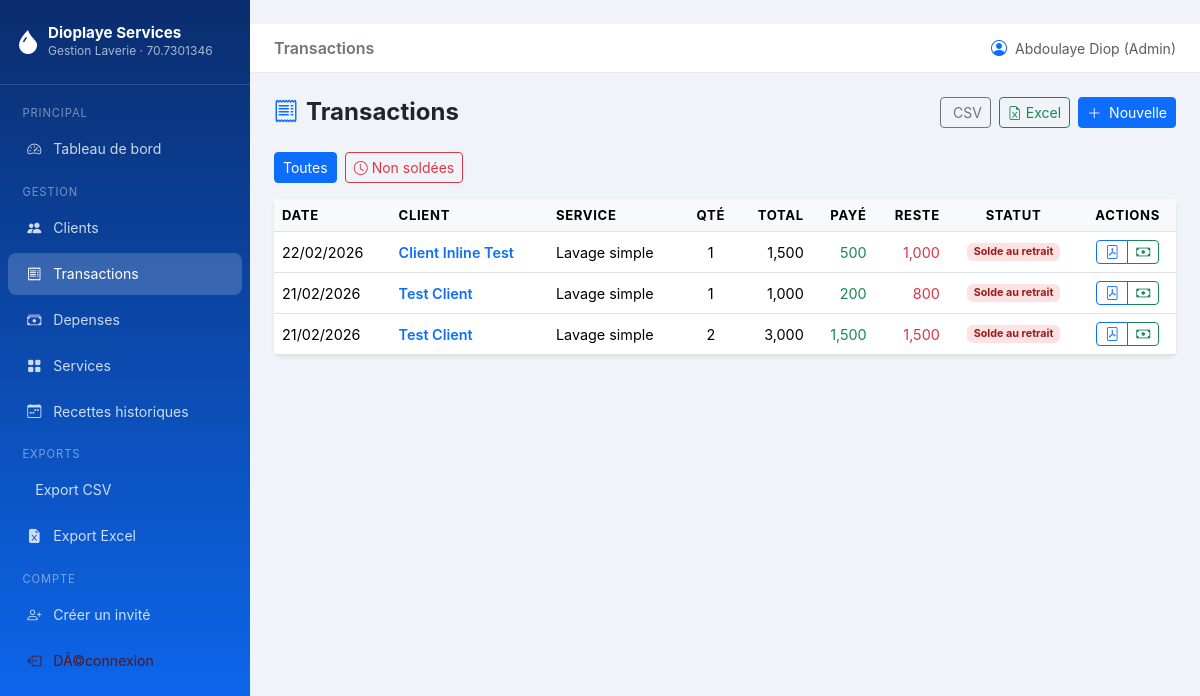
Page /transactions/ (signed in) on the committed database.
### models.py (models this page shows, shortened)
class User(UserMixin, db.Model):
    __tablename__ = "users"
    id = db.Column(db.Integer, primary_key=True)
    username = db.Column(db.String(64), unique=True, nullable=False)
    email = db.Column(db.String(120), unique=True, nullable=False)
    password_hash = db.Column(db.String(256), nullable=False)
    role = db.Column(db.String(20), nullable=False, default="invite")
    is_active = db.Column(db.Boolean, default=True)
    created_at = db.Column(db.DateTime, default=datetime.utcnow)
    @property
    def is_admin(self) -> bool:
        return (self.role or "").lower() == "admin"

class Transaction(db.Model):
    __tablename__ = "transactions"
    TYPE_CHOICES = ["recette"]
    id = db.Column(db.Integer, primary_key=True)
    client_id = db.Column(db.Integer, db.ForeignKey("clients.id"), nullable=False)
    service_id = db.Column(db.Integer, db.ForeignKey("services.id"), nullable=False)
    quantite = db.Column(db.Float, nullable=False, default=1.0)
    total = db.Column(db.Float, nullable=False)
    montant_paye = db.Column(db.Float, default=0.0)
    type_transaction = db.Column(db.String(20), default="recette")
    date_transaction = db.Column(db.Date, default=date.today)
    notes = db.Column(db.String(300), nullable=True)
    created_at = db.Column(db.DateTime, default=datetime.utcnow)
    client = db.relationship("Client", back_populates="transactions")
    service = db.relationship("Service", back_populates="transactions")
    paiements = db.relationship(
        "Paiement",
        back_populates="transaction",
        lazy="dynamic",
        cascade="all, delete-orphan",
    )
    @property
    def total_paye(self) -> float:
        if not self.id:
            return float(self.montant_paye or 0)
        result = db.session.query(
            db.func.coalesce(db.func.sum(Paiement.montant), 0)
        ).filter(
            Paiement.transaction_id == self.id
        ).scalar()
        return float(result or 0)
    @property
    def solde_restant(self) -> float:
        return max(0.0, float(self.total or 0) - self.total_paye)
    @property
    def est_solde(self) -> bool:
        return self.solde_restant <= 0

class Client(db.Model):
    __tablename__ = "clients"
    id = db.Column(db.Integer, primary_key=True)
    nom = db.Column(db.String(100), nullable=False)
    telephone = db.Column(db.String(20), nullable=True)
    adresse = db.Column(db.String(200), nullable=True)
    remarque = db.Column(db.String(300), nullable=True)
    created_at = db.Column(db.DateTime, default=datetime.utcnow)
    transactions = db.relationship(
        "Transaction",
        back_populates="client",
        lazy="dynamic",
        cascade="all, delete-orphan",
    )

class Service(db.Model):
    __tablename__ = "services"
    id = db.Column(db.Integer, primary_key=True)
    nom = db.Column(db.String(100), nullable=False, unique=True)
    prix_unitaire = db.Column(db.Float, nullable=False)
    description = db.Column(db.String(255), nullable=True)
    actif = db.Column(db.Boolean, default=True)
    created_at = db.Column(db.DateTime, default=datetime.utcnow)
    transactions = db.relationship("Transaction", back_populates="service", lazy="dynamic")

### routes/transactions.py (the view)
@transactions_bp.route("/")
@login_required
def index():
    page = request.args.get("page", 1, type=int)
    filtre = request.args.get("filtre", "tous")
    query = Transaction.query.order_by(Transaction.date_transaction.desc())
    if filtre == "non_soldes":
        query = query.filter(Transaction.montant_paye < Transaction.total)
    pagination = query.paginate(page=page, per_page=Config.ITEMS_PER_PAGE, error_out=False)
    return render_template(
        "transactions/index.html",
        transactions=pagination.items,
        pagination=pagination,
        filtre=filtre,
    )

### templates/transactions/index.html (shortened to what this page needs)
﻿{% extends "base.html" %}
{% block page_title %}Transactions{% endblock %}
{% block content %}
<div class="d-flex justify-content-between align-items-center mb-4">
  <h4 class="fw-bold mb-0"><i class="bi bi-receipt text-primary me-2"></i>Transactions</h4>
  <div class="d-flex gap-2">
    <a href="{{ url_for('exports.transactions_csv') }}" class="btn btn-outline-secondary btn-sm">
      CSV
    </a>
    <a href="{{ url_for('exports.transactions_excel') }}" class="btn btn-outline-success btn-sm">
      <i class="bi bi-file-earmark-excel me-1"></i>Excel
    </a>
    <a href="{{ url_for('transactions.create') }}" class="btn btn-primary btn-sm">
      <i class="bi bi-plus-lg me-1"></i> Nouvelle
    </a>
  </div>
</div>
<div class="mb-3 d-flex gap-2">
  <a href="{{ url_for('transactions.index', filtre='tous') }}"
     class="btn btn-sm {% if filtre == 'tous' %}btn-primary{% else %}btn-outline-primary{% endif %}">
    Toutes
  </a>
  <a href="{{ url_for('transactions.index', filtre='non_soldes') }}"
     class="btn btn-sm {% if filtre == 'non_soldes' %}btn-danger{% else %}btn-outline-danger{% endif %}">
    <i class="bi bi-clock me-1"></i>Non soldées
  </a>
</div>
<div class="card border-0 shadow-sm">
  <div class="card-body p-0">
    <div class="table-responsive">
      <table class="table table-hover mb-0">
        <thead>
          <tr>
            <th>Date</th>
            <th>Client</th>
            <th>Service</th>
            <th class="text-center">Qté</th>
            <th class="text-end">Total</th>
            <th class="text-end">Payé</th>
            <th class="text-end">Reste</th>
            <th class="text-center">Statut</th>
            <th class="text-center">Actions</th>
          </tr>
        </thead>
        <tbody>
          {% for tx in transactions %}
          <tr>
            <td>{{ tx.date_transaction.strftime("%d/%m/%Y") }}</td>
            <td>
              <a href="{{ url_for('clients.detail', client_id=tx.client_id) }}"
                 class="text-decoration-none fw-semibold">{{ tx.client.nom }}</a>
            </td>
            <td>{{ tx.service.nom }}</td>
            <td class="text-center">{{ "{:g}".format(tx.quantite) }}</td>
            <td class="text-end">{{ "{:,.0f}".format(tx.total) }}</td>
            <td class="text-end text-success">{{ "{:,.0f}".format(tx.total_paye) }}</td>
            <td class="text-end {% if tx.solde_restant > 0 %}text-danger{% endif %}">
              {{ "{:,.0f}".format(tx.solde_restant) }}
            </td>
            <td class="text-center">
              {% if tx.est_solde %}
              <span class="badge badge-solde">Soldé</span>
              {% elif tx.total_paye <= 0 %}
              <span class="badge badge-du">Paiement au retrait</span>
              {% else %}
              <span class="badge badge-du">Solde au retrait</span>
              {% endif %}
            </td>
            <td class="text-center">
              <div class="btn-group btn-group-sm">
                <a href="{{ url_for('exports.recu_pdf', tx_id=tx.id) }}"
                   class="btn btn-outline-primary" title="PDF" target="_blank">
                  <i class="bi bi-file-pdf"></i>
                </a>
                {% if not tx.est_solde %}
                <a href="{{ url_for('transactions.paiement', tx_id=tx.id) }}"
                   class="btn btn-outline-success" title="Encaisser / Retrait">
                  <i class="bi bi-cash"></i>
                </a>
                {% endif %}
              </div>
            </td>
          </tr>
          {% else %}
          <tr>
            <td colspan="9" class="text-center text-muted py-4">
              <i class="bi bi-receipt fs-2 d-block mb-2"></i>Aucune transaction
            </td>
          </tr>
          {% endfor %}
        </tbody>
      </table>
    </div>
  </div>
</div>
{% endblock %}

### templates/base.html (shortened to what this page needs)
﻿<!DOCTYPE html>
<html lang="fr">
<head>
  <link rel="stylesheet" href="https://cdn.jsdelivr.net/npm/bootstrap@5.3.3/dist/css/bootstrap.min.css">
  <link rel="stylesheet" href="https://cdn.jsdelivr.net/npm/bootstrap-icons@1.11.3/font/bootstrap-icons.css">
</head>
<body>
{% if current_user.is_authenticated %}
<nav id="sidebar">
  <div class="brand">
    <div class="d-flex align-items-center gap-2">
      <i class="bi bi-droplet-fill fs-4 text-white"></i>
      <div>
        <h5>{{ config.get('LAVERIE_NOM', 'Dioplaye Services') }}</h5>
        <small>Gestion Laverie · {{ config.get('LAVERIE_TELEPHONE', '-') }}</small>
      </div>
    </div>
  </div>
  <ul class="nav flex-column mt-2">
    <li class="nav-section">Principal</li>
    <li class="nav-item">
      <a class="nav-link {% if request.endpoint == 'dashboard.index' %}active{% endif %}"
         href="{{ url_for('dashboard.index') }}">
        <i class="bi bi-speedometer2"></i> Tableau de bord
      </a>
    </li>
    <li class="nav-section">Gestion</li>
    <li class="nav-item">
      <a class="nav-link {% if request.blueprint == 'clients' %}active{% endif %}"
         href="{{ url_for('clients.index') }}">
        <i class="bi bi-people-fill"></i> Clients
      </a>
    </li>
    <li class="nav-item">
      <a class="nav-link {% if request.blueprint == 'transactions' %}active{% endif %}"
         href="{{ url_for('transactions.index') }}">
        <i class="bi bi-receipt"></i> Transactions
      </a>
    </li>
    <li class="nav-item">
      <a class="nav-link {% if request.blueprint == 'depenses' %}active{% endif %}"
         href="{{ url_for('depenses.index') }}">
        <i class="bi bi-cash-stack"></i> Depenses
      </a>
    </li>
    <li class="nav-item">
      <a class="nav-link {% if request.blueprint == 'services' %}active{% endif %}"
         href="{{ url_for('services.index') }}">
        <i class="bi bi-grid-fill"></i> Services
      </a>
    </li>
    {% if current_user.is_admin %}
    <li class="nav-item">
      <a class="nav-link {% if request.blueprint == 'recettes_historiques' %}active{% endif %}"
         href="{{ url_for('recettes_historiques.index') }}">
        <i class="bi bi-calendar-week"></i> Recettes historiques
      </a>
    </li>
    {% endif %}
    <li class="nav-section">Exports</li>
    <li class="nav-item">
      <a class="nav-link" href="{{ url_for('exports.transactions_csv') }}">
         Export CSV
      </a>
    </li>
    <li class="nav-item">
      <a class="nav-link" href="{{ url_for('exports.transactions_excel') }}">
        <i class="bi bi-file-earmark-excel-fill"></i> Export Excel
      </a>
    </li>
    <li class="nav-section mt-auto">Compte</li>
    {% if current_user.is_admin %}
    <li class="nav-item">
      <a class="nav-link" href="{{ url_for('auth.create_invite') }}">
        <i class="bi bi-person-plus"></i> Créer un invité
      </a>
    </li>
    {% endif %}
    <li class="nav-item">
      <a class="nav-link text-danger-emphasis" href="{{ url_for('auth.logout') }}">
        <i class="bi bi-box-arrow-left"></i> DÃ©connexion
      </a>
    </li>
  </ul>
</nav>
{% endif %}
<div id="main-content">
  {% if current_user.is_authenticated %}
  <div class="topbar d-flex align-items-center justify-content-between">
    <div class="d-flex align-items-center gap-3">
      <span class="fw-semibold text-secondary">{% block page_title %}{% endblock %}</span>
    </div>
    <div class="d-flex align-items-center gap-2">
      <i class="bi bi-person-circle text-primary"></i>
      <small class="text-muted">
        {{ current_user.username }}{% if current_user.is_admin %} (Admin){% else %} (Invité){% endif %}
      </small>
    </div>
  </div>
  {% endif %}
  <div class="page-content">
    {% block content %}{% endblock %}
  </div>
</div>
</body>
</html>

### templates/base.html (style rules this page uses)
:root { --sidebar-width: 250px; --primary: #0d6efd; --success: #198754; }
body { background: #f0f4f8; font-family: 'Inter', sans-serif; }
#sidebar { width: var(--sidebar-width); min-height: 100vh; background: linear-gradient(180deg, #0a2d6e 0%, #0d6efd 100%); position: fixed; top: 0; left: 0; z-index: 100; transition: transform 0.3s ease; }
#sidebar .brand { padding: 1.5rem 1rem; border-bottom: 1px solid rgba(255,255,255,.15); }
#sidebar .brand h5 { color: #fff; font-weight: 700; margin: 0; font-size: .95rem; }
#sidebar .brand small { color: rgba(255,255,255,.65); font-size: .75rem; }
#sidebar .nav-link { color: rgba(255,255,255,.8); padding: .65rem 1.2rem; border-radius: 8px; margin: 2px 8px; transition: all .2s; font-size: .88rem; }
#sidebar .nav-link:hover, #sidebar .nav-link.active { background: rgba(255,255,255,.18); color: #fff; }
#sidebar .nav-link i { width: 20px; text-align: center; margin-right: 8px; }
#sidebar .nav-section { font-size: .7rem; text-transform: uppercase; letter-spacing: .08em; color: rgba(255,255,255,.45); padding: .75rem 1.4rem .25rem; }
#main-content { margin-left: var(--sidebar-width); min-height: 100vh; }
.topbar { background: #fff; border-bottom: 1px solid #e9ecef; padding: .75rem 1.5rem; position: sticky; top: 0; z-index: 50; }
.page-content { padding: 1.5rem; }
.table thead th { background: #f8f9fa; font-size: .82rem; text-transform: uppercase; letter-spacing: .05em; }
.table td { vertical-align: middle; font-size: .9rem; }
.badge-du { background: #fee2e2; color: #991b1b; }

### rows in the picture
User: username "Abdoulaye Diop"
Transaction: date_transaction "22/02/2026", client.nom "Client Inline Test", service.nom "Lavage simple", quantite "1", total "1,500", total_paye "500", solde_restant "1,000", shows "Solde au retrait"
Transaction: date_transaction "21/02/2026", client.nom "Test Client", service.nom "Lavage simple", quantite "1", total "1,000", total_paye "200", solde_restant "800", shows "Solde au retrait"
Transaction: date_transaction "21/02/2026", client.nom "Test Client", service.nom "Lavage simple", quantite "2", total "3,000", total_paye "1,500", solde_restant "1,500", shows "Solde au retrait"

### other values in the picture
{{ config.get('LAVERIE_NOM', 'Dioplaye Services') }} "Dioplaye Services"
{{ config.get('LAVERIE_TELEPHONE', '-') }} "70.7301346"
